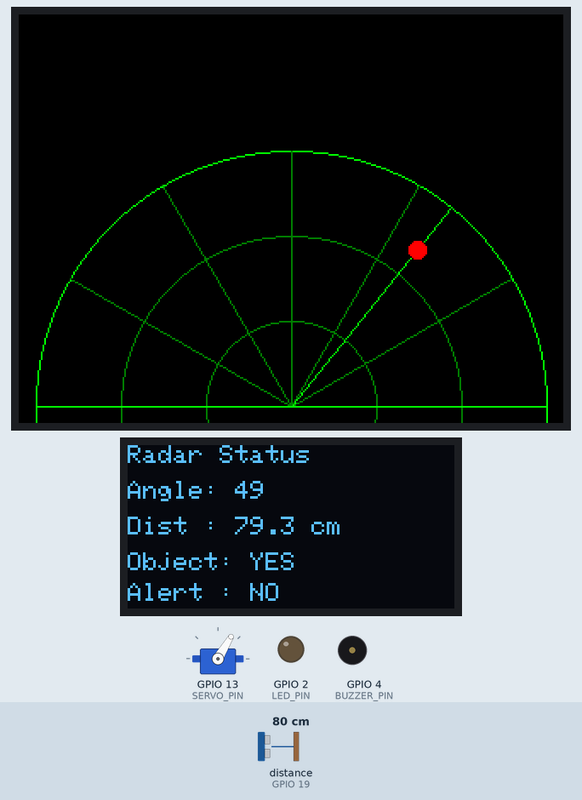
Simulated run of this sketch. Board: ESP32. On the bench: servo, 320×240 colour display, 128×64 one-colour display, output pins drawn as LEDs (lit = HIGH), buzzer (waves = sounding, pin HIGH). Wiring (inferred from the names in the program): ultrasonic range finder: trigger GPIO 5; echo GPIO 19. The test bench sets the inputs (shaded band); at power-on: distance to the obstacle (sensor on GPIO 19) 80 cm. The echo pulse lasts 58.3 µs per cm; pins used as bus, display or sensor lines are not drawn.

Above: at 1.5 s.
1.6 s: distance to the obstacle (sensor on GPIO 19) set to 40 cm
At 2.03 s:
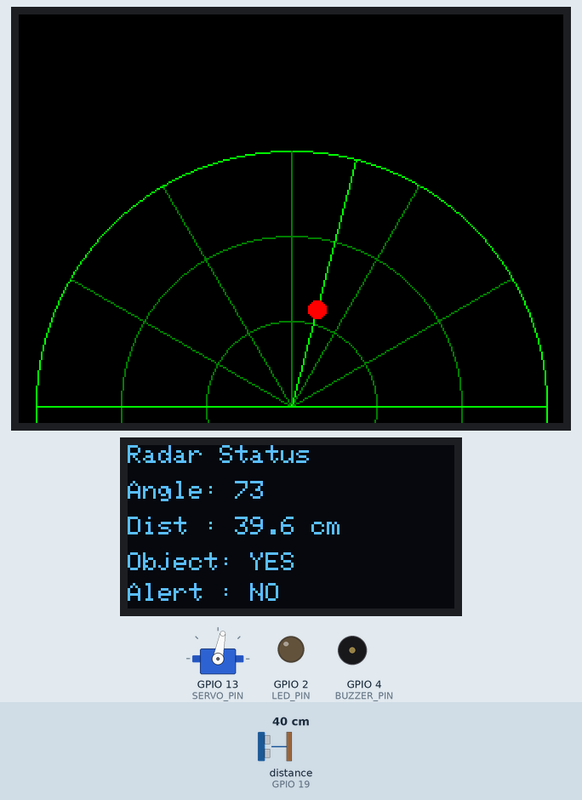
4.5 s: distance to the obstacle (sensor on GPIO 19) set to 31 cm
At 4.99 s:
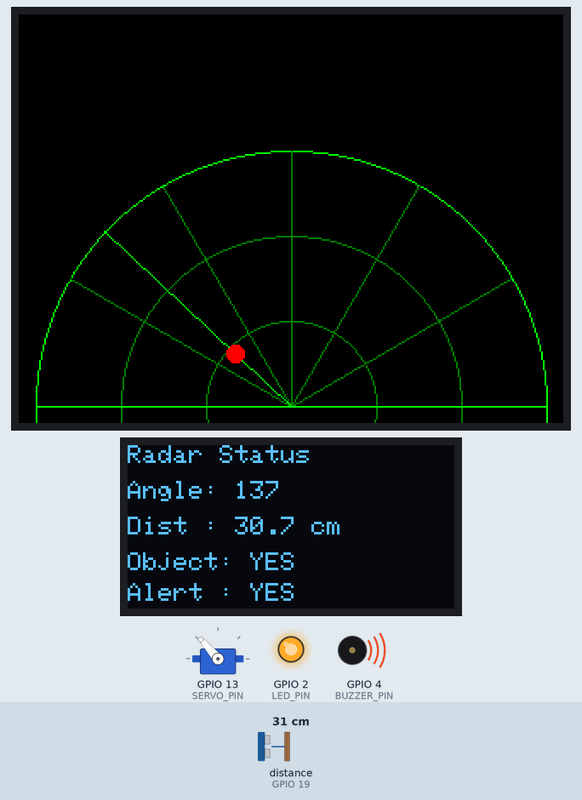
6.9 s: distance to the obstacle (sensor on GPIO 19) set to 120 cm
At 7.39 s:
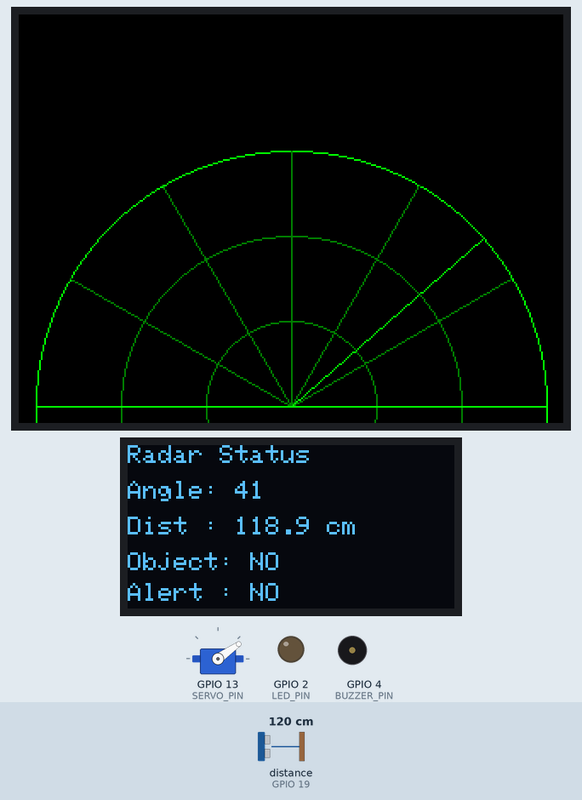
9.3 s: distance to the obstacle (sensor on GPIO 19) set to 2 cm
At 9.49 s:
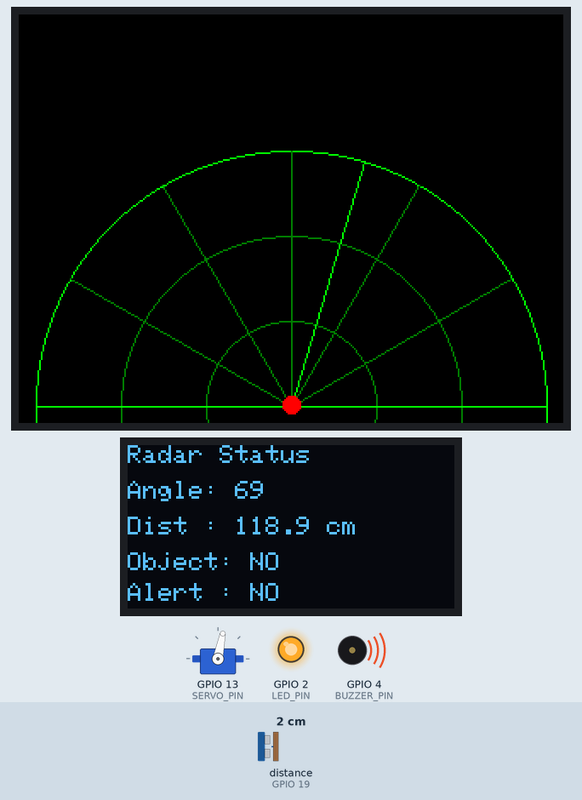
12.3 s: distance to the obstacle (sensor on GPIO 19) set to 60 cm
At 12.5 s:
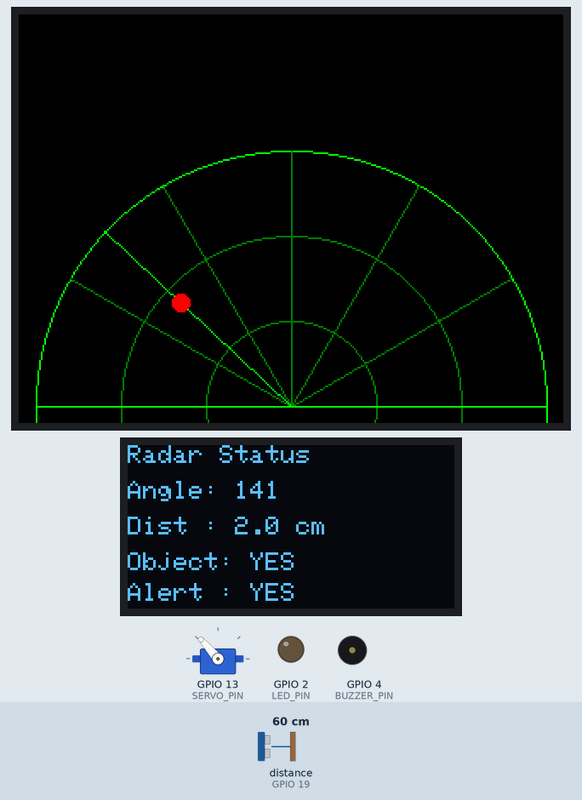
15.3 s: distance to the obstacle (sensor on GPIO 19) set to 4 cm
At 15.53 s:
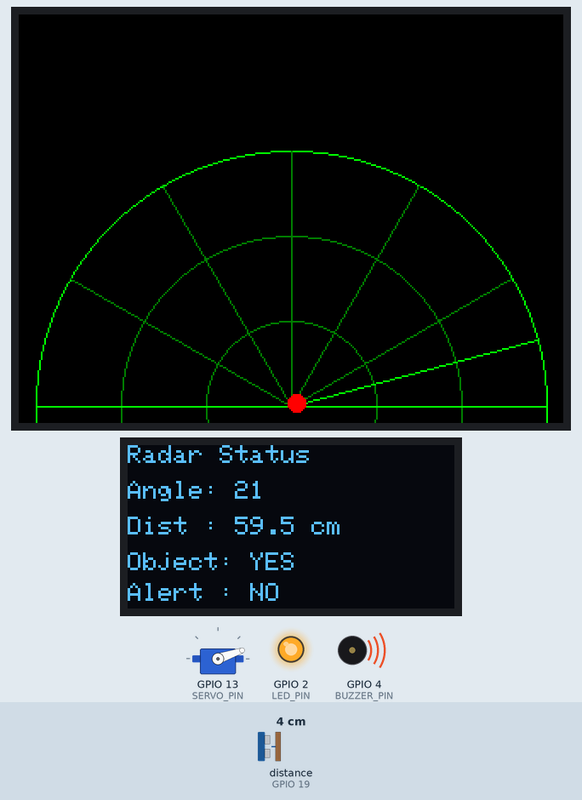
Timing chart, 0 to 18.7 s (numbered marks = the images above; inputs shaded):
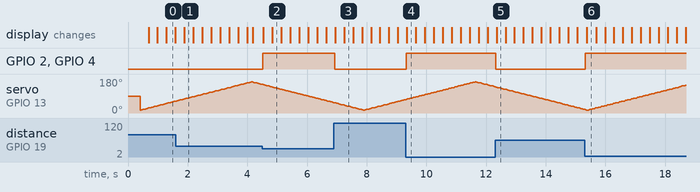

Measured:
- the behaviour switches between 36 and 35 cm on distance to the obstacle (sensor on GPIO 19) (found by bisection; images 1 and 2)
- after the input at 4.5 s, GPIO 2 (LED_PIN), GPIO 4 (BUZZER_PIN): LOW → HIGH at once
- after the input at 6.9 s, GPIO 2 (LED_PIN), GPIO 4 (BUZZER_PIN): HIGH → LOW at once
- after the input at 9.3 s, GPIO 2 (LED_PIN), GPIO 4 (BUZZER_PIN): LOW → HIGH at once
- after the input at 12.3 s, GPIO 2 (LED_PIN), GPIO 4 (BUZZER_PIN): HIGH → LOW at once
- after the input at 15.3 s, GPIO 2 (LED_PIN), GPIO 4 (BUZZER_PIN): LOW → HIGH at once

The sketch:

radar.ino
```cpp
#include <ESP32Servo.h>
#include <Adafruit_GFX.h>
#include <Adafruit_ILI9341.h>
#include <Adafruit_SSD1306.h>
#include <Wire.h>
#include <SPI.h>

#define TRIG_PIN 5
#define ECHO_PIN 19
#define SERVO_PIN 13

#define LED_PIN 2
#define BUZZER_PIN 4

#define TFT_CS   15
#define TFT_DC   21
#define TFT_RST  26
#define TFT_SCK  18
#define TFT_MOSI 33

#define OLED_SDA 16
#define OLED_SCL 14
#define OLED_RESET -1

Adafruit_ILI9341 tft = Adafruit_ILI9341(
  TFT_CS,
  TFT_DC,
  TFT_MOSI,
  TFT_SCK,
  TFT_RST
);

Adafruit_SSD1306 oled(128, 64, &Wire, OLED_RESET);

Servo radarServo;

const int minAngle = 15;
const int maxAngle = 165;
const int stepAngle = 2;

const int maxDistance = 100;
const int alertDistance = 35;

const int centerX = 160;
const int centerY = 230;
const int radarRadius = 150;

int currentAngle = minAngle;
int direction = 1;

int lastSweepAngle = -1;
int lastDotX = -1;
int lastDotY = -1;

float currentDistance = -1;
bool objectDetected = false;
bool alertActive = false;

unsigned long lastScanTime = 0;
unsigned long lastOledUpdate = 0;

const unsigned long scanInterval = 45;
const unsigned long oledInterval = 200;

void setup() {
  Serial.begin(115200);

  pinMode(TRIG_PIN, OUTPUT);
  pinMode(ECHO_PIN, INPUT);
  pinMode(LED_PIN, OUTPUT);
  pinMode(BUZZER_PIN, OUTPUT);

  digitalWrite(LED_PIN, LOW);
  digitalWrite(BUZZER_PIN, LOW);

  radarServo.setPeriodHertz(50);
  radarServo.attach(SERVO_PIN, 500, 2400);

  tft.begin();
  tft.setRotation(1);
  tft.fillScreen(ILI9341_BLACK);
  drawRadarBase();

  Wire.begin(OLED_SDA, OLED_SCL);

  if (!oled.begin(SSD1306_SWITCHCAPVCC, 0x3C)) {
    Serial.println("OLED failed");
  } else {
    oled.clearDisplay();
    oled.display();
  }

  updateOLED();
}

void loop() {
  unsigned long now = millis();

  if (now - lastScanTime >= scanInterval) {
    lastScanTime = now;
    performScanStep();
  }

  if (now - lastOledUpdate >= oledInterval) {
    lastOledUpdate = now;
    updateOLED();
  }
}

void performScanStep() {
  radarServo.write(currentAngle);
  delay(8);

  currentDistance = getDistance();

  objectDetected = currentDistance > 0 && currentDistance <= maxDistance;
  alertActive = currentDistance > 0 && currentDistance <= alertDistance;

  updateAlertOutputs();

  eraseLastSweep();
  eraseLastDot();

  drawSweep(currentAngle);

  if (objectDetected) {
    drawObjectDot(currentAngle, currentDistance);
  }

  lastSweepAngle = currentAngle;

  currentAngle += direction * stepAngle;

  if (currentAngle >= maxAngle) {
    currentAngle = maxAngle;
    direction = -1;
  }

  if (currentAngle <= minAngle) {
    currentAngle = minAngle;
    direction = 1;
  }
}

float getDistance() {
  digitalWrite(TRIG_PIN, LOW);
  delayMicroseconds(2);

  digitalWrite(TRIG_PIN, HIGH);
  delayMicroseconds(10);
  digitalWrite(TRIG_PIN, LOW);

  long duration = pulseIn(ECHO_PIN, HIGH, 30000);

  if (duration == 0) return -1;

  return duration * 0.034 / 2;
}

void drawRadarBase() {
  tft.fillScreen(ILI9341_BLACK);

  tft.drawCircle(centerX, centerY, radarRadius, ILI9341_GREEN);
  tft.drawCircle(centerX, centerY, radarRadius * 2 / 3, ILI9341_DARKGREEN);
  tft.drawCircle(centerX, centerY, radarRadius / 3, ILI9341_DARKGREEN);

  tft.drawLine(centerX - radarRadius, centerY, centerX + radarRadius, centerY, ILI9341_GREEN);

  for (int a = 30; a <= 150; a += 30) {
    float rad = radians(a);
    int x = centerX + radarRadius * cos(rad);
    int y = centerY - radarRadius * sin(rad);
    tft.drawLine(centerX, centerY, x, y, ILI9341_DARKGREEN);
  }
}

void drawSweep(int angle) {
  float rad = radians(angle);
  int x = centerX + radarRadius * cos(rad);
  int y = centerY - radarRadius * sin(rad);

  tft.drawLine(centerX, centerY, x, y, ILI9341_GREEN);
}

void eraseLastSweep() {
  if (lastSweepAngle < 0) return;

  float rad = radians(lastSweepAngle);
  int x = centerX + radarRadius * cos(rad);
  int y = centerY - radarRadius * sin(rad);

  tft.drawLine(centerX, centerY, x, y, ILI9341_BLACK);
  redrawRadarGrid();
}

void redrawRadarGrid() {
  tft.drawCircle(centerX, centerY, radarRadius, ILI9341_GREEN);
  tft.drawCircle(centerX, centerY, radarRadius * 2 / 3, ILI9341_DARKGREEN);
  tft.drawCircle(centerX, centerY, radarRadius / 3, ILI9341_DARKGREEN);
  tft.drawLine(centerX - radarRadius, centerY, centerX + radarRadius, centerY, ILI9341_GREEN);

  for (int a = 30; a <= 150; a += 30) {
    float rad = radians(a);
    int x = centerX + radarRadius * cos(rad);
    int y = centerY - radarRadius * sin(rad);
    tft.drawLine(centerX, centerY, x, y, ILI9341_DARKGREEN);
  }
}

void drawObjectDot(int angle, float distance) {
  int mappedDistance = map((int)distance, 0, maxDistance, 0, radarRadius);

  float rad = radians(angle);
  int x = centerX + mappedDistance * cos(rad);
  int y = centerY - mappedDistance * sin(rad);

  tft.fillCircle(x, y, 5, ILI9341_RED);

  lastDotX = x;
  lastDotY = y;
}

void eraseLastDot() {
  if (lastDotX < 0 || lastDotY < 0) return;

  tft.fillCircle(lastDotX, lastDotY, 6, ILI9341_BLACK);
  redrawRadarGrid();

  lastDotX = -1;
  lastDotY = -1;
}

void updateOLED() {
  oled.clearDisplay();
  oled.setTextColor(SSD1306_WHITE);
  oled.setTextSize(1);

  oled.setCursor(0, 0);
  oled.println("Radar Status");

  oled.setCursor(0, 14);
  oled.print("Angle: ");
  oled.println(currentAngle);

  oled.setCursor(0, 28);
  oled.print("Dist : ");
  if (currentDistance < 0) {
    oled.println("None");
  } else {
    oled.print(currentDistance, 1);
    oled.println(" cm");
  }

  oled.setCursor(0, 42);
  oled.print("Object: ");
  oled.println(objectDetected ? "YES" : "NO");

  oled.setCursor(0, 54);
  oled.print("Alert : ");
  oled.println(alertActive ? "YES" : "NO");

  oled.display();
}

void updateAlertOutputs() {
  if (alertActive) {
    digitalWrite(LED_PIN, HIGH);
    digitalWrite(BUZZER_PIN, HIGH);
  } else {
    digitalWrite(LED_PIN, LOW);
    digitalWrite(BUZZER_PIN, LOW);
  }
}
```
